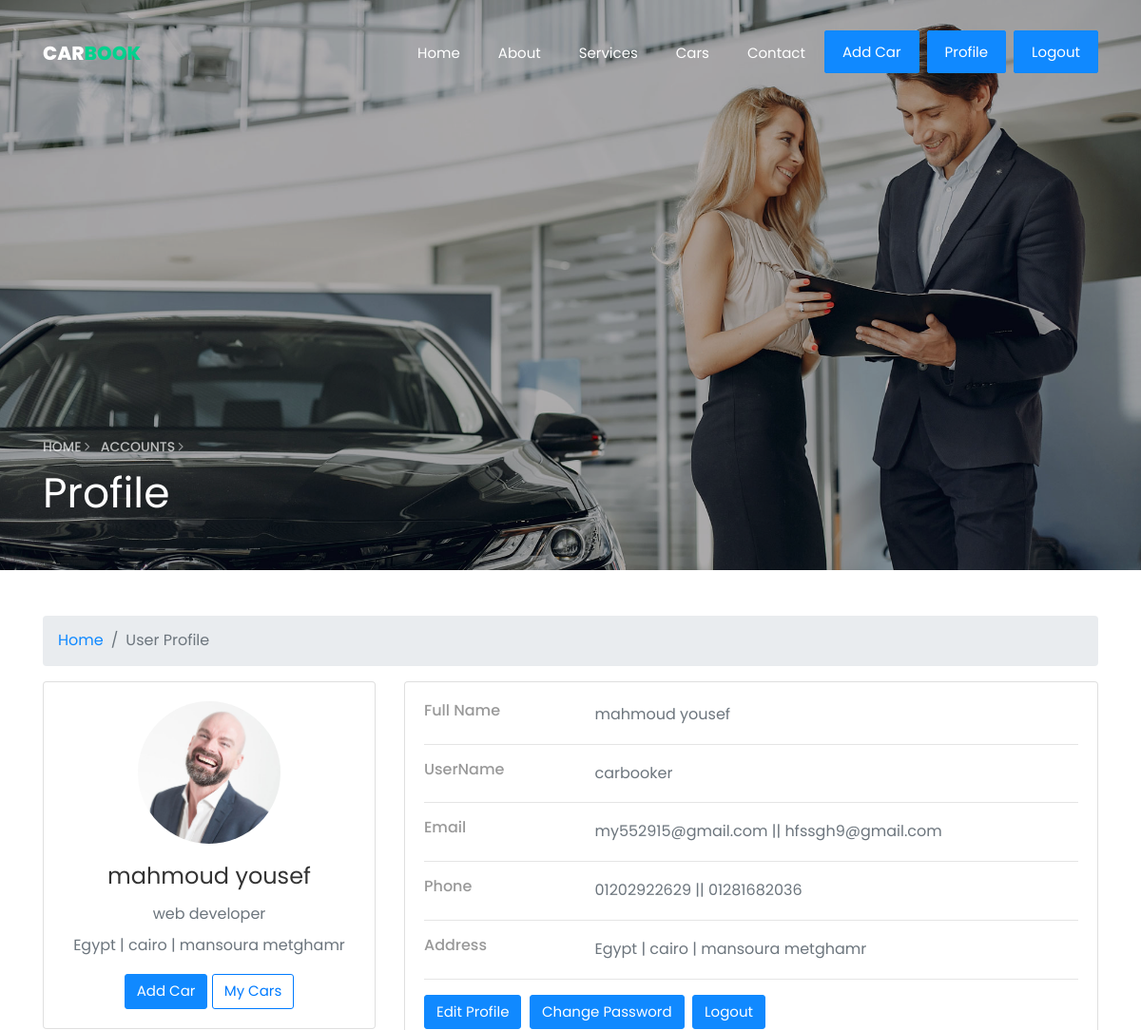
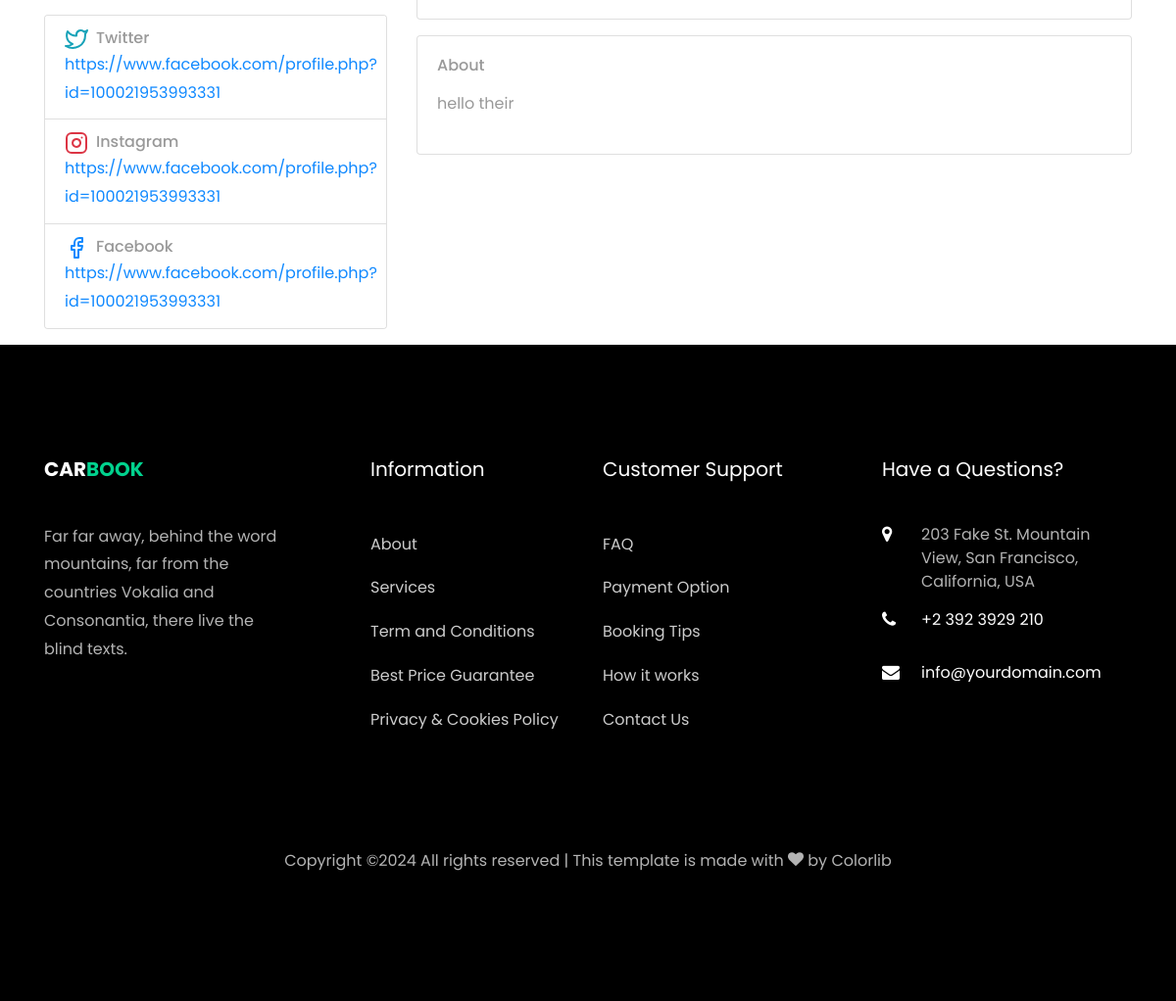
/accounts/profile/ (signed in), run on the app's committed database (2 pictures, top to bottom).
### accounts/models.py (models this page shows, shortened)
class Profile(models.Model):
    user = models.OneToOneField(User,on_delete=models.CASCADE)
    phone_number_1 = models.CharField(max_length=20)
    phone_number_2 = models.CharField(max_length=20,blank=True , null=True)
    image = models.ImageField(upload_to='users/')
    about = models.TextField(max_length=4000 , blank=True , null=True)
    country = models.CharField(max_length=50 ,blank=True, null=True)
    company = models.CharField(max_length=100 ,blank=True, null=True)
    address_line_1 = models.CharField( max_length=50 , blank=True)
    address_line_2 = models.CharField( max_length=50 , blank=True)
    fb_link = models.URLField( max_length=200 , blank=True , null=True)
    twitter_link = models.URLField( max_length=200, blank=True , null=True)
    instagram_link = models.URLField( max_length=200, blank=True , null=True)
    headline = models.CharField(max_length=50 , blank=True, null=True)
    city = models.CharField(max_length=50 ,blank=True, null=True)
    email_2 = models.CharField(blank=True , null=True, max_length=50)
    def full_name(self):
        return f'{self.user.first_name} {self.user.last_name}'
    def full_address(self):
        return f"{self.country} | {self.city} | {self.address_line_1} {self.address_line_2}"

### accounts/views.py (the view)
# urls.py: path('profile/' , views.profile , name='profile'),
@login_required(login_url='login')
def profile(request):
    profile=Profile.objects.get(user=request.user)
    return render(request,'profile/profile.html',{'profile':profile})

### accounts/templates/profile/profile.html (shortened to what this page needs)
{% extends 'base.html' %}
{% load django_bootstrap5 %}
{% load static %}
{% block body %}
<section class="hero-wrap hero-wrap-2 js-fullheight" style="background-image: url('{% static 'images/bg_3.jpg'%}');"
    data-stellar-background-ratio="0.5">
    <div class="overlay"></div>
    <div class="container">
        <div class="row no-gutters slider-text js-fullheight align-items-end justify-content-start">
            <div class="col-md-9 ftco-animate pb-5">
                <p class="breadcrumbs"><span class="mr-2"><a href="/">Home <i
                                class="ion-ios-arrow-forward"></i></a></span> <span>Accounts <i
                            class="ion-ios-arrow-forward"></i></span></p>
                <h1 class="mb-3 bread">Profile</h1>
            </div>
        </div>
    </div>
</section>
<div class="container">
    <div class="main-body">
        <nav aria-label="breadcrumb" class="main-breadcrumb mt-5">
            <ol class="breadcrumb">
                <li class="breadcrumb-item"><a href="/">Home</a></li>
                <li class="breadcrumb-item active" aria-current="page">User Profile</li>
            </ol>
        </nav>
        <div class="row gutters-sm">
            <div class="col-md-4 mb-3">
                <div class="card">
                    <div class="card-body">
                        <div class="d-flex flex-column align-items-center text-center">
                            {% if profile.image %}
                            <img src="{{profile.image.url}}" alt="Admin" class="rounded-circle" width="150">
                            {% else %}
                            <img src="https://bootdey.com/img/Content/avatar/avatar7.png" alt="Admin"
                                class="rounded-circle" width="150">
                            {% endif %}
                            <div class="mt-3">
                                <h4>{{profile.full_name}}</h4>
                                <p class="text-muted mb-1">{{profile.headline}}</p>
                                <p class="text-muted font-size-sm">{{profile.full_address}}</p>
                                <a href="{% url 'car_new'%}" class="btn btn-primary">Add Car</a>
                                <a href="{% url 'my_cars' %}" class="btn btn-outline-primary">My Cars</a>
                            </div>
                        </div>
                    </div>
                </div>
                <div class="card mt-3">
                    <ul class="list-group list-group-flush">
                        <li class="list-group-item d-flex justify-content-between align-items-center flex-wrap">
                            <h6 class="mb-0">Twitter</h6>
                            <span class="text-muted"><a
                                    href="{{profile.twitter_link}}">{{profile.twitter_link}}</a></span>
                        </li>
                        <li class="list-group-item d-flex justify-content-between align-items-center flex-wrap">
                            <h6 class="mb-0">Instagram</h6>
                            <span class="text-muted"><a
                                    href="{{profile.instagram_link}}">{{profile.instagram_link}}</a></span>
                        </li>
                        <li class="list-group-item d-flex justify-content-between align-items-center flex-wrap">
                            <h6 class="mb-0">Facebook</h6>
                            <span class="text-muted"><a href="{{profile.fb_link}}">{{profile.fb_link}}</a></span>
                        </li>
                    </ul>
                </div>
            </div>
            <div class="col-md-8">
                <div class="card mb-3">
                    <div class="card-body">
                        <div class="row">
                            <div class="col-sm-3">
                                <h6 class="mb-0">Full Name</h6>
                            </div>
                            <div class="col-sm-9 text-muted">
                                {{profile.full_name}}
                            </div>
                        </div>
                        <hr>
                        <div class="row">
                            <div class="col-sm-3">
                                <h6 class="mb-0">UserName</h6>
                            </div>
                            <div class="col-sm-9 text-muted">
                                {{profile.user.username}}
                            </div>
                        </div>
                        <hr>
                        <div class="row">
                            <div class="col-sm-3">
                                <h6 class="mb-0">Email</h6>
                            </div>
                            <div class="col-sm-9 text-muted">
                                {{profile.user.email}} ||
                                {{profile.email_2}}
                            </div>
                        </div>
                        <hr>
                        <div class="row">
                            <div class="col-sm-3">
                                <h6 class="mb-0">Phone</h6>
                            </div>
                            <div class="col-sm-9 text-muted">
                                {{profile.phone_number_1}} ||
                                {{profile.phone_number_2}}
                            </div>
                        </div>
                        <hr>
                        <div class="row">
                            <div class="col-sm-3">
                                <h6 class="mb-0">Address</h6>
                            </div>
                            <div class="col-sm-9 text-muted">
                                {{profile.full_address}}
                            </div>
                        </div>
                        <hr>
                        <div class="row">
                            <div class="col-sm-12">
                                <a class="btn btn-primary " target="__blank"
                                    href="{% url 'edit_profile' %}">Edit Profile</a>&nbsp;
                                <a class="btn btn-primary " target="__blank" href="{% url 'password_change' %}">Change
                                    Password</a>&nbsp;
                                <a class="btn btn-primary " target="__blank" href="{% url 'logout' %}">Logout</a>&nbsp;
                            </div>
                        </div>
                    </div>
                </div>
                <div class="row gutters-sm">
                    <div class="col-sm-12 mb-3">
                        <div class="card h-100">
                            <div class="card-body">
                                <h6 class="d-flex align-items-center mb-3">About</h6>
                                <p>{{profile.about}}</p>
                            </div>
                        </div>
                    </div>
                </div>
            </div>
        </div>
    </div>
</div>
{% endblock body %}

### static/css/icomoon.css (style rules this page uses)
[class^="icon-"], [class*=" icon-"] { font-family: 'icomoon' !important; speak: none; font-style: normal; font-weight: normal; font-variant: normal; text-transform: none; line-height: 1; -webkit-font-smoothing: antialiased; -moz-osx-font-smoothing: grayscale; }

### data on the page
Profile: image (picture), full_name "mahmoud yousef", headline "web developer", full_address "Egypt | cairo | mansoura metghamr", twitter_link "https://www.facebook.com/profile.php?id=100021953993331", instagram_link "https://www.facebook.com/profile.php?id=100021953993331", fb_link "https://www.facebook.com/profile.php?id=100021953993331", user.username "carbooker", user.email "my552915@gmail.com", email_2 "hfssgh9@gmail.com", phone_number_1 "01202922629", phone_number_2 "01281682036", about "hello their"
